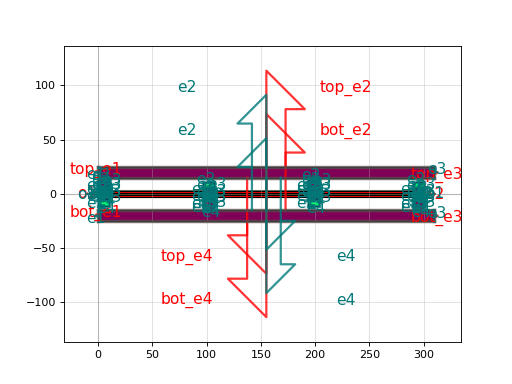

Write the Python code that produced this figure.
import gdsfactory as gf

c = gf.components.straight_heater_doped_rib(length=320.0, nsections=3, via_stack_metal_size=(10.0, 10.0), via_stack_size=(10.0, 10.0), with_taper1=True, with_taper2=True, heater_width=2.0, heater_gap=0.8, via_stack_gap=0.0, width=0.5, with_top_via_stack=True, with_bot_via_stack=True, straight='straight')
c.plot()
